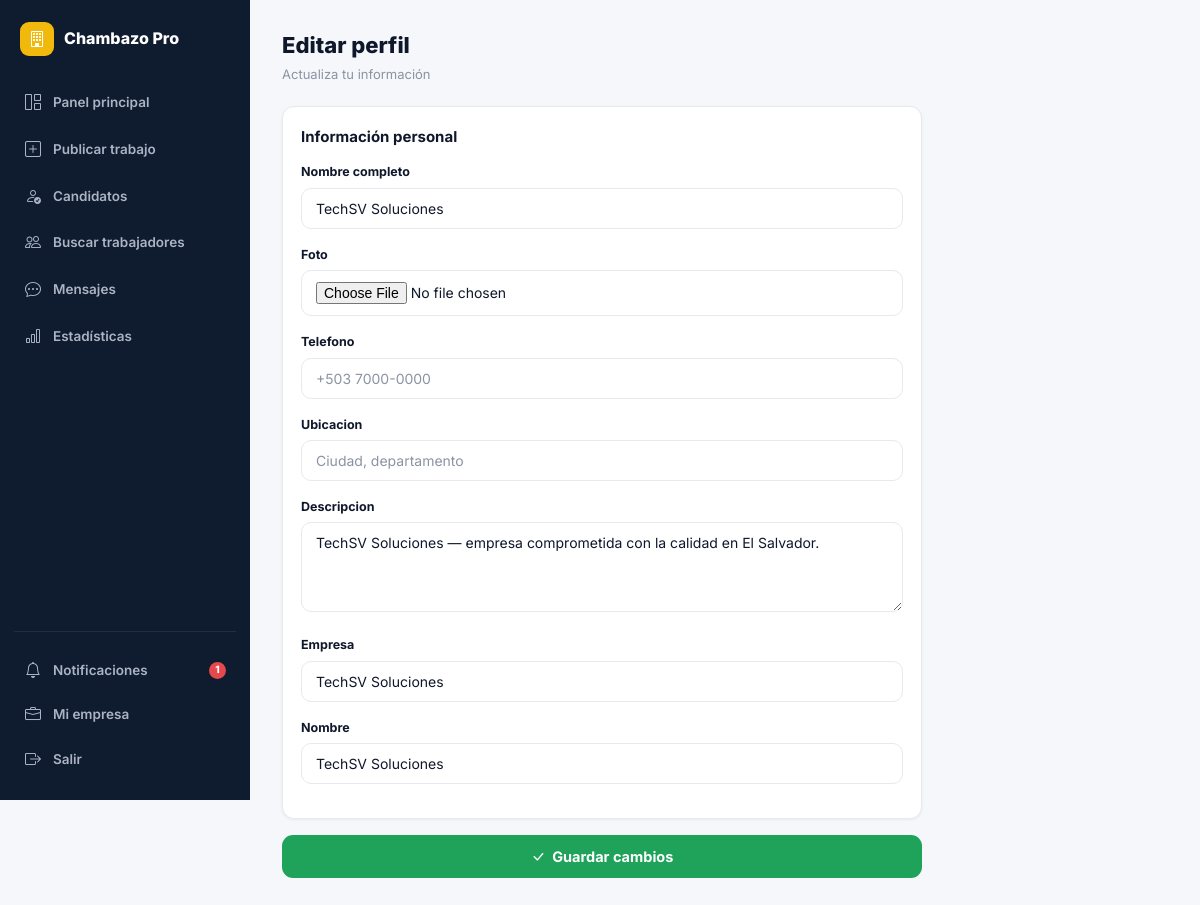
The app's page /perfil/editar/ (signed in) with its own data.
### core/models.py (models this page shows, shortened)
class UserProfile(models.Model):
    ROL_CHOICES = [('trabajador', 'Trabajador'), ('contratista', 'Contratista')]
    user        = models.OneToOneField(User, on_delete=models.CASCADE, related_name='profile')
    rol         = models.CharField(max_length=20, choices=ROL_CHOICES)
    telefono    = models.CharField(max_length=20, blank=True)
    ubicacion   = models.CharField(max_length=100, blank=True)
    lat         = models.FloatField(null=True, blank=True)
    lng         = models.FloatField(null=True, blank=True)
    descripcion = models.TextField(blank=True)
    habilidades = models.JSONField(default=list, blank=True)
    empresa     = models.CharField(max_length=100, blank=True)
    foto        = models.ImageField(upload_to='fotos/', null=True, blank=True)
    verificado  = models.BooleanField(default=False)
    calificacion= models.FloatField(default=0.0)
    total_trabajos = models.IntegerField(default=0)
    notif_email = models.BooleanField(default=True)
    notif_sistema = models.BooleanField(default=True)
    disponible  = models.BooleanField(default=True)   # activo para contratar
    tarifa_hora = models.DecimalField(max_digits=8, decimal_places=2, null=True, blank=True)
    experiencia_anos = models.PositiveIntegerField(default=0)
    portfolio_url = models.URLField(blank=True)

### core/views.py (the view)
# urls.py: path('perfil/editar/', views.editar_perfil, name='editar_perfil'),
@login_required
def editar_perfil(request):
    profile = request.user.profile
    if request.method == 'POST':
        form = EditarPerfilForm(request.POST, request.FILES, instance=profile, rol=profile.rol)
        if form.is_valid():
            p = form.save(commit=False)
            if profile.rol == 'trabajador':
                p.habilidades = request.POST.getlist('habilidades')
            nombre = request.POST.get('nombre', '').strip()
            if nombre:
                partes = nombre.split(' ', 1)
                request.user.first_name = partes[0]
                request.user.last_name = partes[1] if len(partes) > 1 else ''
                request.user.save(update_fields=['first_name', 'last_name'])
            p.save()
            messages.success(request, '✅ Perfil actualizado.')
            return redirect('perfil_trabajador' if profile.rol == 'trabajador' else 'mi_empresa')
    else:
        form = EditarPerfilForm(instance=profile, rol=profile.rol,
                                initial={'nombre': request.user.get_full_name()})
    ctx = ctx_base(request)
    ctx.update({'form': form, 'profile': profile, 'skills': SKILL_CHOICES, 'active': 'perfil'})
    return render(request, 'core/editar_perfil.html', ctx)

### core/views.py (called while the page is built)
def ctx_base(request):
    ctx = {'GOOGLE_MAPS_KEY': settings.GOOGLE_MAPS_API_KEY}
    if request.user.is_authenticated:
        ctx['notif_count'] = Notificacion.objects.filter(usuario=request.user, leida=False).count()
        if request.user.profile.rol == 'trabajador':
            ctx['urgentes_count'] = Trabajo.objects.filter(activo=True, es_urgente=True).count()
            ctx['solicitudes_pend_count'] = Solicitud.objects.filter(
                trabajador=request.user, estado__in=['pendiente', 'en_revision']).count()
    return ctx

### core/templates/core/editar_perfil.html (shortened to what this page needs)
{% extends 'core/base.html' %}
{% block body %}
{% if profile.rol == 'contratista' %}{% include 'core/_sidebar_contratista.html' %}{% else %}{% include 'core/_sidebar_trabajador.html' %}{% endif %}
<div class="page-hd"><div><h1>Editar perfil</h1><p>Actualiza tu información</p></div></div>
<div style="max-width:640px;">
  <form method="post" enctype="multipart/form-data">
    <div class="card mb-16"><div class="card-body">
      <h3 class="t-h3 mb-14">Información personal</h3>
      <div class="form-group"><label class="form-label">Nombre completo</label><input type="text" name="nombre" value="{{ request.user.get_full_name }}" class="form-control"></div>
      {% for field in form %}
      <div class="form-group"><label class="form-label">{{ field.label }}</label>{{ field }}</div>
      {% endfor %}
    </div></div>
    <button type="submit" class="btn btn-g btn-full btn-lg"><i class="bi bi-check-lg"></i> Guardar cambios</button>
  </form>
</div>
{% include 'core/_sidebar_close.html' %}
{% endblock %}

### static/css/chambazo.css (style rules this page uses)
:root { --green:#1FA35A; --green-dark:#178449; --green-light:#e7f7ee; --green-glow:rgba(31,163,90,.18); --yellow:#F2B90D; --yellow-dark:#c99a08; --yellow-light:#fdf6dc; --red:#e5484d; --red-light:#fdeceb; --blue:#3b82f6; --blue-light:#e8f0fe; --purple:#8b5cf6; --purple-light:#f1ebfe; --navy:#0f1b2e; --navy-2:#16233a; --navy-3:#1c2c47; --dark:#0f172a; --mid:#4b5768; --muted:#8a94a3; --border:#e6e9ee; --bg:#f5f7fa; --white:#ffffff; --r-sm:8px; --r:12px; --r-lg:16px; --r-xl:22px; --sh:0 1px 3px rgba(15,23,42,.06); --sh-md:0 4px 14px rgba(15,23,42,.08); --sh-lg:0 10px 34px rgba(15,23,42,.12); --sh-xl:0 24px 64px rgba(15,23,42,.18); --font:'Inter',system-ui,sans-serif; --tr:all .18s cubic-bezier(.4,0,.2,1); }
*,*::before,*::after { box-sizing:border-box;margin:0;padding:0 }
html { scroll-behavior:smooth }
body { font-family:var(--font);background:var(--bg);color:var(--dark);line-height:1.55;-webkit-font-smoothing:antialiased }
input,textarea,select,button { font-family:inherit }
.t-h3 { font-size:15px;font-weight:700 }
.page-hd { display:flex;align-items:flex-start;justify-content:space-between;margin-bottom:22px;gap:14px;flex-wrap:wrap }
.page-hd h1 { font-size:22px;font-weight:800;color:var(--dark) }
.page-hd p { font-size:13px;color:var(--muted);margin-top:2px }
.card { background:#fff;border-radius:var(--r);box-shadow:var(--sh);border:1px solid var(--border) }
.card-body { padding:18px }
.btn { display:inline-flex;align-items:center;justify-content:center;gap:7px;padding:10px 18px;border-radius:10px;font-size:13.5px;font-weight:700;cursor:pointer;border:none;transition:var(--tr);white-space:nowrap }
.btn-g { background:var(--green);color:#fff }
.btn-lg { padding:13px 22px;font-size:14.5px;border-radius:11px }
.btn-full { width:100% }
.form-group { margin-bottom:16px }
.form-label { display:block;font-size:12.5px;font-weight:700;color:var(--dark);margin-bottom:6px }
.form-control { width:100%;padding:11px 14px;border-radius:10px;border:1.5px solid var(--border);font-size:14px;color:var(--dark);background:#fff;transition:var(--tr);outline:none }
.form-control::placeholder { color:var(--muted) }
textarea.form-control { resize:vertical;min-height:90px }
.mb-16 { margin-bottom:16px }
.mb-14 { margin-bottom:14px }

### records on screen
UserProfile: form "TechSV Soluciones — empresa comprometida con la calidad en El Salvador." "TechSV Soluciones"

### other values on screen
{{ notif_count }} "1"
{{ field.label }} "Foto" "Telefono" "Ubicacion" "Descripcion" "Empresa" "Nombre"
